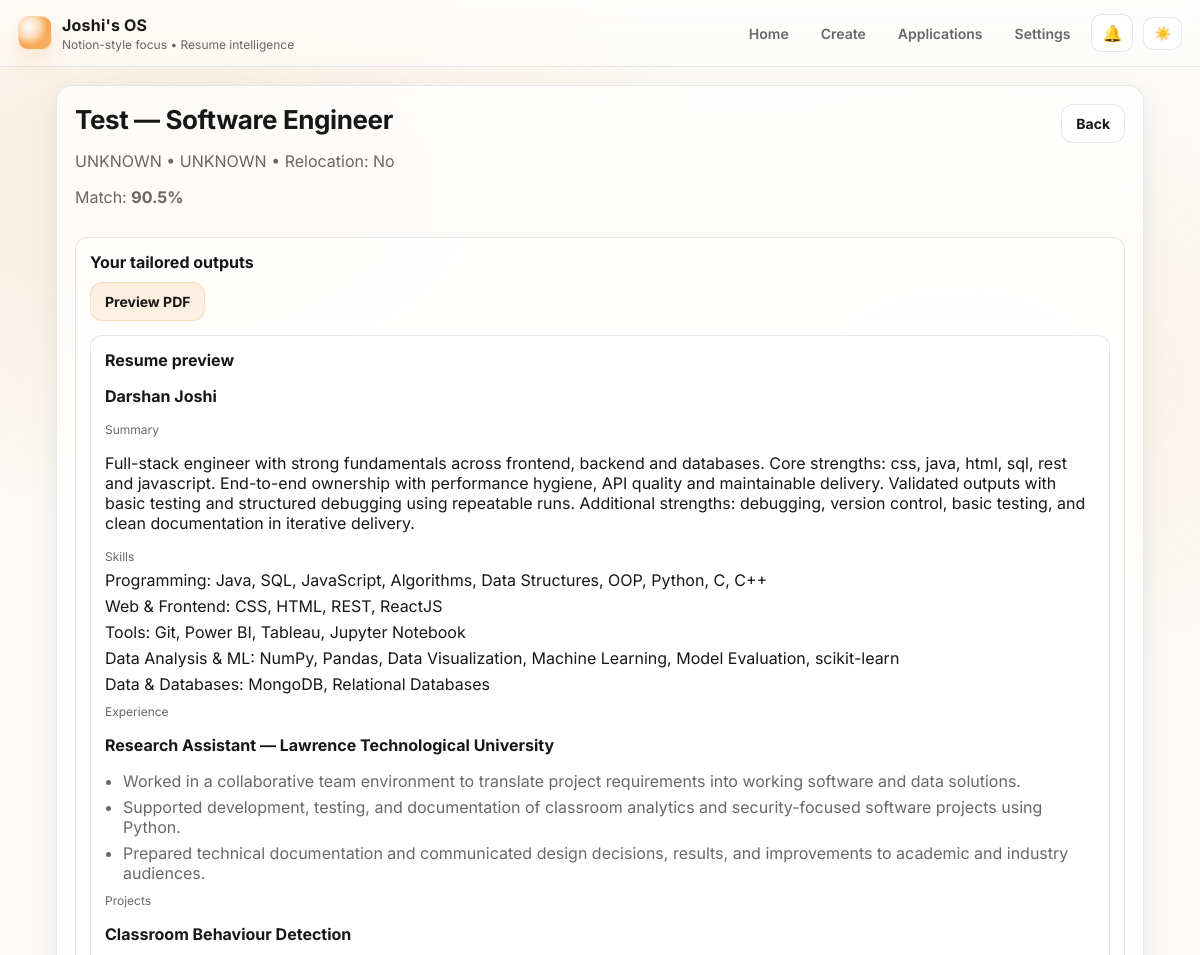
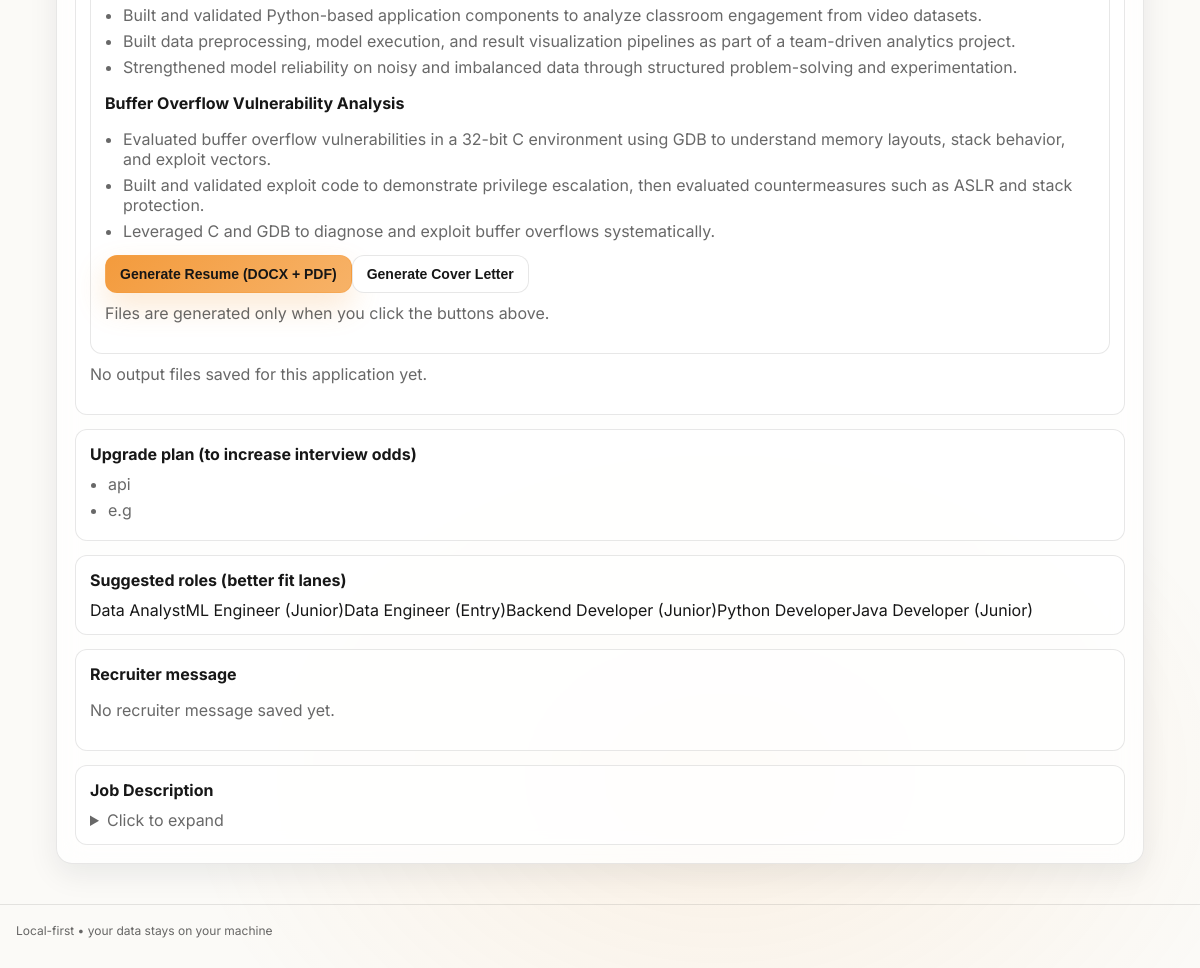
Screenshot of /application/59 with the database file from the repository (2 pictures, top to bottom).
### tables this page shows
CREATE TABLE applications (
        id INTEGER PRIMARY KEY AUTOINCREMENT,
        company TEXT NOT NULL,
        role_title TEXT NOT NULL,
        role_family TEXT NOT NULL,
        jd_text TEXT NOT NULL,
        match_score REAL NOT NULL,
        created_at TEXT NOT NULL,
        resume_docx_path TEXT,
        resume_pdf_path TEXT,
        cover_letter_path TEXT,
        recruiter_msg TEXT
    , status TEXT DEFAULT 'CREATED', report_path TEXT, job_location TEXT DEFAULT '', work_mode TEXT DEFAULT 'UNKNOWN', relocation_required INTEGER DEFAULT 0, followup_date TEXT DEFAULT '', notes TEXT DEFAULT '', report_json TEXT DEFAULT '');

### app.py (the view)
@app.get("/application/{app_id}", response_class=HTMLResponse)
def application_detail(request: Request, app_id: int):
    conn = get_conn()
    cur = conn.cursor()
    cur.execute(
        """
        SELECT
            id, company, role_title, role_family, jd_text, match_score, created_at,
            job_location, work_mode, relocation_required,
            status, followup_date,
            resume_docx_path, resume_pdf_path, cover_letter_path,
            recruiter_msg, report_json
        FROM applications
        WHERE id = ?
        LIMIT 1
        """,
        (app_id,),
    )
    row = cur.fetchone()
    conn.close()
    if not row:
        return PlainTextResponse("Application not found.", status_code=404)
    app_obj = {
        "id": row[0],
        "company": row[1] or "Unknown",
        "role_title": row[2] or "Unknown Role",
        "role_family": row[3] or "",
        "jd_text": row[4] or "",
        "match_score": round(float(row[5] or 0), 1),
        "created_at": row[6] or "",
        "job_location": row[7] or "",
        "work_mode": row[8] or "UNKNOWN",
        "relocation_required": bool(row[9] or 0),
        "status": row[10] or "APPLIED",
        "followup_date": row[11] or "",
        "resume_docx_path": row[12] or "",
        "resume_pdf_path": row[13] or "",
        "cover_letter_path": row[14] or "",
        "recruiter_msg": row[15] or "",
    }
    report_raw = row[16] or "{}"
    try:
        report = json.loads(report_raw)
        if not isinstance(report, dict):
            report = {}
    except Exception:
        report = {}
    profile = _effective_profile()
    jd_struct = report.get("jd_extract") or extract_jd_structured(app_obj["jd_text"])
    try:
        preview_blocks = make_resume_text_blocks(
            profile,
            app_obj.get("role_family", "") or "",
            bridge_info={},  # preview doesn't need bridging
            jd_text=app_obj.get("jd_text", ""),
            template_sections=None,
            selected_projects=None,
            jd_struct=jd_struct,
        )
    except Exception:
        preview_blocks = {}
    report.setdefault("matched_skills", report.get("matched_skills", []) or [])
    report.setdefault("missing_terms", report.get("missing_terms", []) or [])
    report.setdefault("recruiter_variants", report.get("recruiter_variants", []) or [])
    report.setdefault("learning_plan", report.get("learning_plan", []) or [])
    report.setdefault("suggested_roles", report.get("suggested_roles", []) or [])
    ctx = {
        "request": request,
        "title": f"{app_obj['company']} — {app_obj['role_title']}",
        "app": app_obj,
        "report": report,
        "preview": preview_blocks,
    }
    ctx.update(_common_context())
    return templates.TemplateResponse("application_detail.html", ctx)

### templates/application_detail.html (shortened to what this page needs)
{% extends "base.html" %}
{% block content %}
<section class="card">
    <div class="row between" style="align-items:flex-start;">
        <div>
            <h1 class="h1">{{ app.company }} — {{ app.role_title }}</h1>
            <p class="muted">
                {{ app.work_mode }} • {{ app.job_location if app.job_location else "UNKNOWN" }} •
                Relocation: {{ "Yes" if app.relocation_required else "No" }}
            </p>
            <p class="muted">Match: <b>{{ app.match_score }}%</b></p>
        </div>
        <a class="btn ghost" href="/applications">Back</a>
    </div>
    <div class="panel" style="margin-top:14px;">
        <div class="panel-title">Your tailored outputs</div>
        <div class="row wrap" style="margin-top:10px; gap:10px;">
            <a class="btn secondary" href="/application/{{ app.id }}/pdf">Preview PDF</a>
        </div>
        <div class="panel" style="margin-top:14px;">
            <div class="panel-title">Resume preview</div>
            {% if preview and preview.basics %}
            <p class="small"><b>{{ preview.basics.name }}</b></p>
            {% if preview.summary %}
            <div class="tiny muted" style="margin-top:10px;">Summary</div>
            <p class="small">{{ preview.summary }}</p>
            {% endif %}
            {% if preview.skills_lines and preview.skills_lines|length > 0 %}
            <div class="tiny muted" style="margin-top:10px;">Skills</div>
            {% for line in preview.skills_lines %}
            <p class="small" style="margin:6px 0;">{{ line }}</p>
            {% endfor %}
            {% endif %}
            {% if preview.experience and preview.experience|length > 0 %}
            <div class="tiny muted" style="margin-top:10px;">Experience</div>
            {% for e in preview.experience %}
            {% if e.title or e.company %}
            <p class="small"><b>{{ e.title }}{% if e.company %} — {{ e.company }}{% endif %}</b></p>
            {% endif %}
            {% if e.bullets %}
            <ul class="list">
                {% for b in e.bullets %}
                <li>{{ b }}</li>
                {% endfor %}
            </ul>
            {% endif %}
            {% endfor %}
            {% endif %}
            {% if preview.projects and preview.projects|length > 0 %}
            <div class="tiny muted" style="margin-top:10px;">Projects</div>
            {% for p in preview.projects %}
            <p class="small"><b>{{ p.name }}</b>{% if p.tech %} — {{ p.tech }}{% endif %}</p>
            {% if p.bullets %}
            <ul class="list">
                {% for b in p.bullets %}
                <li>{{ b }}</li>
                {% endfor %}
            </ul>
            {% endif %}
            {% endfor %}
            {% endif %}
            <div class="row wrap" style="margin-top:14px;">
                <form method="post" action="/application/{{ app.id }}/generate-resume">
                    <button class="btn primary" type="submit">Generate Resume (DOCX + PDF)</button>
                </form>
                <form method="post" action="/application/{{ app.id }}/generate-cover">
                    <button class="btn ghost" type="submit">Generate Cover Letter</button>
                </form>
            </div>
            <p class="muted small" style="margin-top:10px;">
                Files are generated only when you click the buttons above.
            </p>
            {% else %}
            <p class="muted small">Preview not available.</p>
            {% endif %}
        </div>
        {% if not app.resume_docx_path and not app.cover_letter_path %}
        <p class="muted small" style="margin-top:10px;">No output files saved for this application yet.</p>
        {% endif %}
    </div>
    {% set plan = report.learning_plan if report.learning_plan else [] %}
    <div class="panel" style="margin-top:14px;">
        <div class="panel-title">Upgrade plan (to increase interview odds)</div>
        {% if plan and plan|length > 0 %}
        <ul class="list" style="margin-top:10px;">
            {% for t in plan %}
            <li>{{ t }}</li>
            {% endfor %}
        </ul>
        {% else %}
        <p class="muted small" style="margin-top:10px;">No major gaps detected.</p>
        {% endif %}
    </div>
    {% set roles = report.suggested_roles if report.suggested_roles else [] %}
    {% if roles and roles|length > 0 %}
    <div class="panel" style="margin-top:14px;">
        <div class="panel-title">Suggested roles (better fit lanes)</div>
        <div class="row wrap" style="margin-top:10px;">
            {% for r in roles %}
            <span class="chip">{{ r }}</span>
            {% endfor %}
        </div>
    </div>
    {% endif %}
    <div class="panel" style="margin-top:14px;">
        <div class="panel-title">Recruiter message</div>
        {% if app.recruiter_msg %}
        <p class="small" style="white-space:pre-wrap;">{{ app.recruiter_msg }}</p>
        {% else %}
        <p class="muted small">No recruiter message saved yet.</p>
        {% endif %}
    </div>
    <div class="panel" style="margin-top:14px;">
        <div class="panel-title">Job Description</div>
        <details>
            <summary class="muted">Click to expand</summary>
        </details>
    </div>
</section>
{% endblock %}

### static/styles.css (style rules this page uses)
:root { --bg: #fbfaf7; --panel: rgba(255, 255, 255, .78); --panelSolid: #ffffff; --text: #171717; --muted: rgba(23, 23, 23, .65); --border: rgba(23, 23, 23, .10); --shadow: 0 10px 30px rgba(17, 24, 39, .08); --accent: #f39b3d; --accent2: #f7b267; --accentSoft: rgba(243, 155, 61, .14); --radius: 16px; --radius2: 12px; }
* { box-sizing: border-box; }
body { margin: 0; font-family: Inter, system-ui, -apple-system, Segoe UI, Roboto, Arial, sans-serif; color: var(--text); background: var(--bg); }
.tiny { font-size: 12px; color: var(--muted); }
.muted { color: var(--muted); }
.card { background: var(--panel); border: 1px solid var(--border); border-radius: var(--radius); padding: 18px; box-shadow: var(--shadow); backdrop-filter: blur(14px); }
.h1 { margin: 0; font-size: 26px; letter-spacing: -0.4px; }
.row { display: flex; align-items: center; }
.between { justify-content: space-between; }
.wrap { flex-wrap: wrap; }
.panel { background: rgba(255, 255, 255, .65); border: 1px solid var(--border); border-radius: var(--radius2); padding: 14px; }
.panel-title { font-weight: 700; margin-bottom: 10px; }
.list { margin: 0; padding-left: 18px; }
.list li { margin: 6px 0; color: var(--muted); }
.btn { display: inline-flex; align-items: center; justify-content: center; gap: 8px; border-radius: 12px; padding: 10px 14px; font-weight: 700; font-size: 14px; border: 1px solid var(--border); background: var(--panelSolid); color: var(--text); text-decoration: none; cursor: pointer; }
.btn.primary { background: linear-gradient(135deg, var(--accent), var(--accent2)); border-color: rgba(243, 155, 61, .35); color: #161616; box-shadow: 0 14px 30px rgba(243, 155, 61, .22); }
.btn.secondary { background: rgba(243, 155, 61, .14); border-color: rgba(243, 155, 61, .25); }

### rows the page displays
applications: company "Test", role_title "Software Engineer", work_mode "UNKNOWN", job_location "UNKNOWN", relocation_required "No", match_score "90.5"

### other values shown
{{ preview.basics.name }} "Darshan Joshi"
{{ line }} "Programming: Java, SQL, JavaScript, Algorithms, Data Structures, OOP, Python, C, C++" "Web & Frontend: CSS, HTML, REST, ReactJS" "Tools: Git, Power BI, Tableau, Jupyter Notebook" "Data Analysis & ML: NumPy, Pandas, Data Visualization, Machine Learning, Model Evaluation, scikit-learn" "Data & Databases: MongoDB, Relational Databases"
{{ e.title }} "Research Assistant"
{{ e.company }} "Lawrence Technological University"
{{ b }} "Worked in a collaborative team environment to translate project requirements into working software and data solutions." "Supported development, testing, and documentation of classroom analytics and security-focused software projects using Python." "Prepared technical documentation and communicated design decisions, results, and improvements to academic and industry audiences."
{{ p.name }} "Classroom Behaviour Detection" "Buffer Overflow Vulnerability Analysis"
{{ b }} "Built and validated Python-based application components to analyze classroom engagement from video datasets." "Built data preprocessing, model execution, and result visualization pipelines as part of a team-driven analytics project." "Strengthened model reliability on noisy and imbalanced data through structured problem-solving and experimentation." "Evaluated buffer overflow vulnerabilities in a 32-bit C environment using GDB to understand memory layouts, stack behavior, and exploit vectors." "Built and validated exploit code to demonstrate privilege escalation, then evaluated countermeasures such as ASLR and stack protection." "Leveraged C and GDB to diagnose and exploit buffer overflows systematically."
{{ t }} "api" "e.g"
{{ r }} "Data Analyst" "ML Engineer (Junior)" "Data Engineer (Entry)" "Backend Developer (Junior)" "Python Developer" "Java Developer (Junior)"
